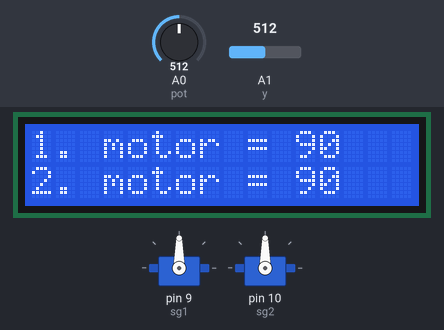
The sketch below on a simulated Arduino Uno, built with avr-gcc and run on an emulated ATmega328P. Shown: 2 × servo, 16×2 character LCD. The inputs (shaded band) are chosen by the test bench; at power-on: A0 (pot) = 512, A1 (y) = 512.

Above: at 1.2 s.
1.3 s: A0 (pot) set to 716
At 1.58 s:
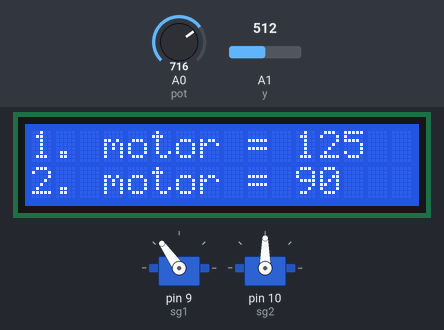
3.7 s: A1 (y) set to 716
At 4.31 s:
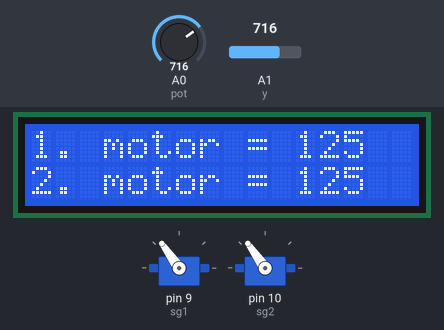
6.0 s: A1 (y) set to 62
At 6.6 s:
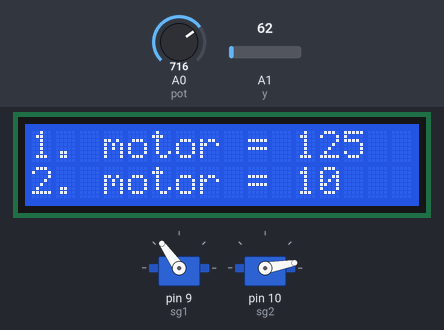
8.3 s: A1 (y) set to 53
At 8.89 s:
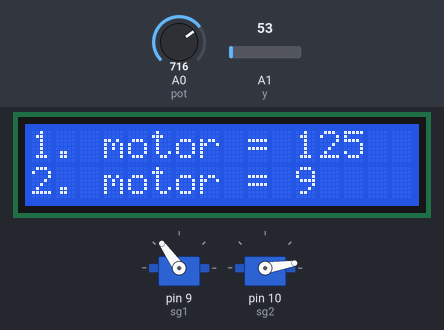
9.8 s: A0 (pot) set to 11
At 10.41 s:
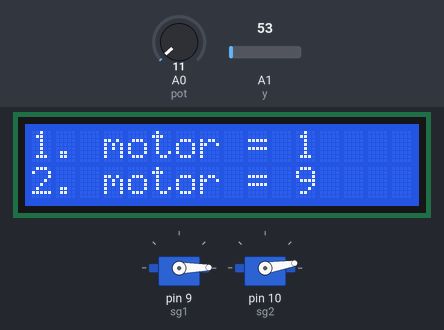
12.1 s: A0 (pot) set to 8
Timing chart, 0 to 14.6 s (numbered marks = the images above; inputs shaded):
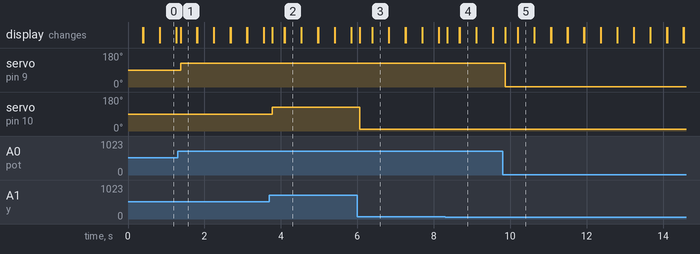

Measured:
- after the input at 1.3 s, servo on pin 9 (sg1): 90° → 125° after 0.08 s; the display: changes after 0.08 s (image 1)
- after the input at 3.7 s, servo on pin 10 (sg2): 90° → 125° after 0.07 s; the display: changes after 0.07 s (image 2)
- after the input at 6.0 s, servo on pin 10 (sg2): 125° → 10° after 0.06 s; the display: changes after 0.06 s (image 3)
- after the input at 8.3 s, servo on pin 10 (sg2): 10° → 9° after 0.05 s; the display: changes after 0.05 s (image 4)
- after the input at 9.8 s, servo on pin 9 (sg1): 125° → 1° after 0.08 s; the display: changes after 0.08 s (image 5)
- what the display in image 0 shows lasts 0.5 s, from 0.8 s to 1.3 s

The sketch:

Servo_Joystick_LCD.ino
```cpp
#include <Servo.h>
#include <LiquidCrystal.h>
Servo sg1, sg2;
const int pot=A0;
LiquidCrystal lcd( 12, 11, 5, 4, 3, 2 );

const byte x = A0, y = A1;
int x_state, y_state, pot_st;
void setup(){
  sg1.attach( 9 );
  sg2.attach( 10 );
  lcd.begin( 16, 2 );
}

void loop(){
  x_state = analogRead( x );
  y_state = analogRead( y );
  x_state = map( x_state, 0, 1023, 0, 180);
  y_state = map( y_state, 0 , 1023, 0, 180 );
  pot_st = analogRead( pot );
  Serial.println( pot_st );


  sg1.write( x_state );
  sg2.write( y_state );

  lcd.home();
  lcd.print( "1. motor = " );
  lcd.print( x_state );

  lcd.setCursor( 0, 1 );
  lcd.print( "2. motor = " );
  lcd.print( y_state );

  delay( 100 );
  lcd.clear();


}
```
